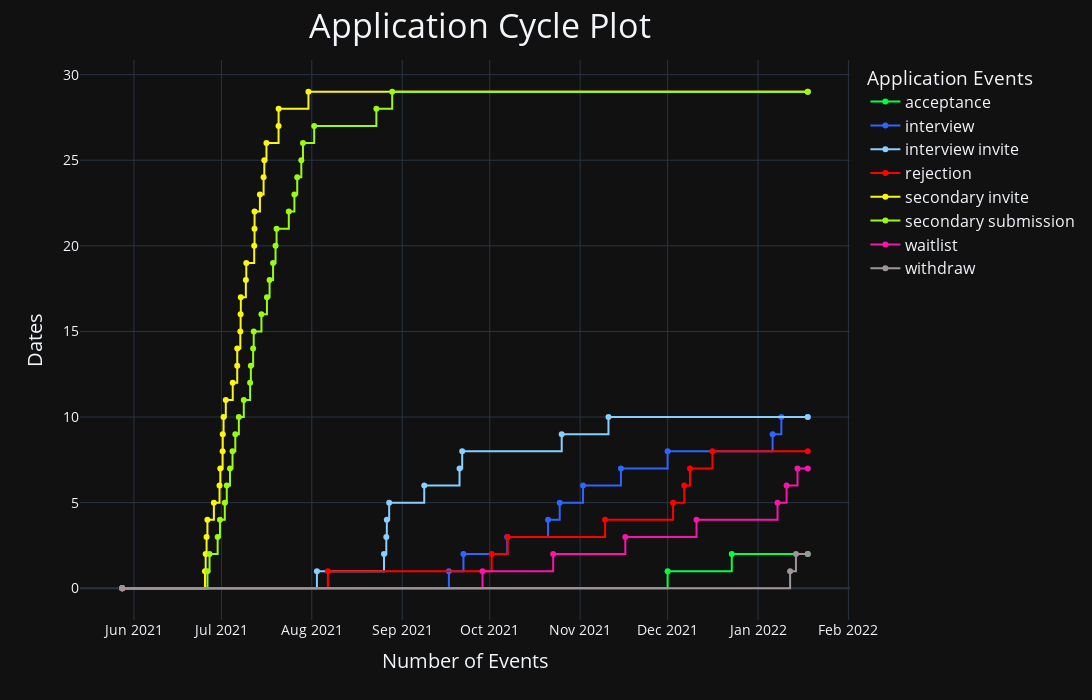

Source (notebook cell):
### Code cell
# Plotting the figure
fig = px.line(dan_sort2, x="Dates", y="tracker", color="Actions", 
              hover_data=["schools", "Actions", "Dates"], markers=True, line_shape="hv", color_discrete_map=color_map,
              template="plotly_dark", width=1200, height=700)
# Updating the figure with title + axes + legend labels, font sizes for the title + x, y ticks + legend size, and x, y axes labels.  Then centering the title.
fig.update_layout(title="Application Cycle Plot",
                 xaxis_title="Number of Events",
                 yaxis_title="Dates",
                 legend_title="Application Events",
                 font=dict(size=24))
fig.update_layout(yaxis=dict(tickfont=dict(size=14)), xaxis=dict(tickfont=dict(size=14)))
fig.update_layout(legend=dict(font=dict(size=16)))
fig.update_xaxes(title_font=dict(size=20))
fig.update_yaxes(title_font=dict(size=20))
fig.update_layout(title={'text': "Application Cycle Plot", 'y':0.98, 'x':0.44, 'xanchor': 'center', 'yanchor': 'top'})
fig.show()

### Figure 1 — Plotly figure (JSON) as saved in the notebook; plotly's stock layout.template omitted (floating-point values rounded to 4 significant figures)
{"data": [{"customdata": [["Start", "acceptance"], ["University of Iowa", "acceptance"], ["Baylor", "acceptance"], ["End", "acceptance"], ["Harvard", "acceptance"], ["University of Washington", "acceptance"], ["Duke", "acceptance"], ["UC San Diego", "acceptance"], ["Stanford", "acceptance"], ["UCSF", "acceptance"], ["University of Michigan", "acceptance"], ["Vanderbilt", "acceptance"], ["University of North Carolina", "acceptance"], ["UCLA", "acceptance"], ["University of Pennsylvania", "acceptance"], ["Weill Cornell Tri-I", "acceptance"], ["Northwestern", "acceptance"], ["New York University", "acceptance"], ["Columbia", "acceptance"], ["Johns Hopkins University", "acceptance"], ["Washington University in St. Louis", "acceptance"], ["Yale", "acceptance"], ["Case Western Reserve University", "acceptance"], ["Oregon Health and Science University", "acceptance"], ["UC Irvine", "acceptance"], ["University of Utah", "acceptance"], ["UT Southwestern", "acceptance"], ["University of Wisconsin", "acceptance"], ["Stony Brook", "acceptance"], ["University of Pittsburgh", "acceptance"], ["University of Colorado", "acceptance"]], "hovertemplate": "Actions=%{customdata[1]}<br>Dates=%{x}<br>tracker=%{y}<br>schools=%{customdata[0]}<extra></extra>", "legendgroup": "acceptance", "line": {"color": "#00ff44", "dash": "solid", "shape": "hv"}, "marker": {"symbol": "circle"}, "mode": "lines+markers", "name": "acceptance", "orientation": "v", "showlegend": true, "type": "scatter", "x": ["2021-05-28T00:00:00", "2021-12-01T00:00:00", "2021-12-23T00:00:00", "2022-01-18T01:16:17", null, null, null, null, null, null, null, null, null, null, null, null, null, null, null, null, null, null, null, null, null, null, null, null, null, null, null], "xaxis": "x", "y": [0, 1, 2, 2, 2, 2, 2, 2, 2, 2, 2, 2, 2, 2, 2, 2, 2, 2, 2, 2, 2, 2, 2, 2, 2, 2, 2, 2, 2, 2, 2], "yaxis": "y"}, {"customdata": [["Start", "interview"], ["UT Southwestern", "interview"], ["Northwestern", "interview"], ["Vanderbilt", "interview"], ["Baylor", "interview"], ["Oregon Health and Science University", "interview"], ["University of Iowa", "interview"], ["UC Irvine", "interview"], ["Case Western Reserve University", "interview"], ["University of Washington", "interview"], ["University of North Carolina", "interview"], ["End", "interview"], ["Harvard", "interview"], ["Duke", "interview"], ["UC San Diego", "interview"], ["Stanford", "interview"], ["UCSF", "interview"], ["University of Michigan", "interview"], ["UCLA", "interview"], ["University of Pennsylvania", "interview"], ["Weill Cornell Tri-I", "interview"], ["New York University", "interview"], ["Columbia", "interview"], ["Johns Hopkins University", "interview"], ["Washington University in St. Louis", "interview"], ["Yale", "interview"], ["University of Utah", "interview"], ["University of Wisconsin", "interview"], ["Stony Brook", "interview"], ["University of Pittsburgh", "interview"], ["University of Colorado", "interview"]], "hovertemplate": "Actions=%{customdata[1]}<br>Dates=%{x}<br>tracker=%{y}<br>schools=%{customdata[0]}<extra></extra>", "legendgroup": "interview", "line": {"color": "#3064ff", "dash": "solid", "shape": "hv"}, "marker": {"symbol": "circle"}, "mode": "lines+markers", "name": "interview", "orientation": "v", "showlegend": true, "type": "scatter", "x": ["2021-05-28T00:00:00", "2021-09-17T00:00:00", "2021-09-22T00:00:00", "2021-10-07T00:00:00", "2021-10-21T00:00:00", "2021-10-25T00:00:00", "2021-11-02T00:00:00", "2021-11-15T00:00:00", "2021-12-01T00:00:00", "2022-01-06T00:00:00", "2022-01-09T00:00:00", "2022-01-18T01:16:17", null, null, null, null, null, null, null, null, null, null, null, null, null, null, null, null, null, null, null], "xaxis": "x", "y": [0, 1, 2, 3, 4, 5, 6, 7, 8, 9, 10, 10, 10, 10, 10, 10, 10, 10, 10, 10, 10, 10, 10, 10, 10, 10, 10, 10, 10, 10, 10], "yaxis": "y"}, {"customdata": [["Start", "interview invite"], ["University of Washington", "interview invite"], ["Northwestern", "interview invite"], ["Case Western Reserve University", "interview invite"], ["UT Southwestern", "interview invite"], ["Vanderbilt", "interview invite"], ["University of Iowa", "interview invite"], ["Oregon Health and Science University", "interview invite"], ["Baylor", "interview invite"], ["UC Irvine", "interview invite"], ["University of North Carolina", "interview invite"], ["End", "interview invite"], ["Harvard", "interview invite"], ["Duke", "interview invite"], ["UC San Diego", "interview invite"], ["Stanford", "interview invite"], ["UCSF", "interview invite"], ["University of Michigan", "interview invite"], ["UCLA", "interview invite"], ["University of Pennsylvania", "interview invite"], ["Weill Cornell Tri-I", "interview invite"], ["New York University", "interview invite"], ["Columbia", "interview invite"], ["Johns Hopkins University", "interview invite"], ["Washington University in St. Louis", "interview invite"], ["Yale", "interview invite"], ["University of Utah", "interview invite"], ["University of Wisconsin", "interview invite"], ["Stony Brook", "interview invite"], ["University of Pittsburgh", "interview invite"], ["University of Colorado", "interview invite"]], "hovertemplate": "Actions=%{customdata[1]}<br>Dates=%{x}<br>tracker=%{y}<br>schools=%{customdata[0]}<extra></extra>", "legendgroup": "interview invite", "line": {"color": "#87cfff", "dash": "solid", "shape": "hv"}, "marker": {"symbol": "circle"}, "mode": "lines+markers", "name": "interview invite", "orientation": "v", "showlegend": true, "type": "scatter", "x": ["2021-05-28T00:00:00", "2021-08-02T18:02:00", "2021-08-25T18:01:00", "2021-08-26T13:03:00", "2021-08-26T17:14:00", "2021-08-27T12:34:00", "2021-09-08T13:10:00", "2021-09-20T15:44:00", "2021-09-21T13:36:00", "2021-10-25T16:29:00", "2021-11-10T17:18:00", "2022-01-18T01:16:17", null, null, null, null, null, null, null, null, null, null, null, null, null, null, null, null, null, null, null], "xaxis": "x", "y": [0, 1, 2, 3, 4, 5, 6, 7, 8, 9, 10, 10, 10, 10, 10, 10, 10, 10, 10, 10, 10, 10, 10, 10, 10, 10, 10, 10, 10, 10, 10], "yaxis": "y"}, {"customdata": [["Start", "rejection"], ["Weill Cornell Tri-I", "rejection"], ["University of Pittsburgh", "rejection"], ["Stanford", "rejection"], ["Johns Hopkins University", "rejection"], ["UCSF", "rejection"], ["Washington University in St. Louis", "rejection"], ["New York University", "rejection"], ["Yale", "rejection"], ["End", "rejection"], ["Harvard", "rejection"], ["University of Washington", "rejection"], ["Duke", "rejection"], ["UC San Diego", "rejection"], ["University of Michigan", "rejection"], ["Vanderbilt", "rejection"], ["Baylor", "rejection"], ["University of North Carolina", "rejection"], ["UCLA", "rejection"], ["University of Pennsylvania", "rejection"], ["Northwestern", "rejection"], ["Columbia", "rejection"], ["Case Western Reserve University", "rejection"], ["Oregon Health and Science University", "rejection"], ["UC Irvine", "rejection"], ["University of Utah", "rejection"], ["UT Southwestern", "rejection"], ["University of Wisconsin", "rejection"], ["Stony Brook", "rejection"], ["University of Iowa", "rejection"], ["University of Colorado", "rejection"]], "hovertemplate": "Actions=%{customdata[1]}<br>Dates=%{x}<br>tracker=%{y}<br>schools=%{customdata[0]}<extra></extra>", "legendgroup": "rejection", "line": {"color": "#ff0000", "dash": "solid", "shape": "hv"}, "marker": {"symbol": "circle"}, "mode": "lines+markers", "name": "rejection", "orientation": "v", "showlegend": true, "type": "scatter", "x": ["2021-05-28T00:00:00", "2021-08-06T12:26:00", "2021-10-01T16:06:00", "2021-10-07T04:00:00", "2021-11-09T13:27:00", "2021-12-02T21:01:00", "2021-12-06T16:57:00", "2021-12-08T16:03:00", "2021-12-16T08:57:00", "2022-01-18T01:16:17", null, null, null, null, null, null, null, null, null, null, null, null, null, null, null, null, null, null, null, null, null], "xaxis": "x", "y": [0, 1, 2, 3, 4, 5, 6, 7, 8, 8, 8, 8, 8, 8, 8, 8, 8, 8, 8, 8, 8, 8, 8, 8, 8, 8, 8, 8, 8, 8, 8], "yaxis": "y"}, {"customdata": [["Start", "secondary invite"], ["University of Michigan", "secondary invite"], ["New York University", "secondary invite"], ["University of Pennsylvania", "secondary invite"], ["UT Southwestern", "secondary invite"], ["Johns Hopkins University", "secondary invite"], ["Stony Brook", "secondary invite"], ["UC San Diego", "secondary invite"], ["University of Pittsburgh", "secondary invite"], ["Baylor", "secondary invite"], ["Washington University in St. Louis", "secondary invite"], ["Stanford", "secondary invite"], ["Columbia", "secondary invite"], ["University of Iowa", "secondary invite"], ["Harvard", "secondary invite"], ["Weill Cornell Tri-I", "secondary invite"], ["Vanderbilt", "secondary invite"], ["Oregon Health and Science University", "secondary invite"], ["Case Western Reserve University", "secondary invite"], ["University of North Carolina", "secondary invite"], ["UCLA", "secondary invite"], ["University of Washington", "secondary invite"], ["Yale", "secondary invite"], ["UC Irvine", "secondary invite"], ["Duke", "secondary invite"], ["University of Utah", "secondary invite"], ["Northwestern", "secondary invite"], ["University of Wisconsin", "secondary invite"], ["University of Colorado", "secondary invite"], ["UCSF", "secondary invite"], ["End", "secondary invite"]], "hovertemplate": "Actions=%{customdata[1]}<br>Dates=%{x}<br>tracker=%{y}<br>schools=%{customdata[0]}<extra></extra>", "legendgroup": "secondary invite", "line": {"color": "#faf614", "dash": "solid", "shape": "hv"}, "marker": {"symbol": "circle"}, "mode": "lines+markers", "name": "secondary invite", "orientation": "v", "showlegend": true, "type": "scatter", "x": ["2021-05-28T00:00:00", "2021-06-25T08:52:00", "2021-06-25T14:24:00", "2021-06-25T22:01:00", "2021-06-26T05:01:00", "2021-06-28T10:10:00", "2021-06-30T08:34:00", "2021-06-30T14:58:00", "2021-07-01T10:03:00", "2021-07-01T11:10:00", "2021-07-01T17:42:00", "2021-07-02T12:10:00", "2021-07-04T21:18:00", "2021-07-06T10:14:00", "2021-07-06T10:25:00", "2021-07-07T11:46:00", "2021-07-07T14:07:00", "2021-07-07T15:48:00", "2021-07-09T09:15:00", "2021-07-09T12:53:00", "2021-07-12T06:00:00", "2021-07-12T08:33:00", "2021-07-12T08:54:00", "2021-07-14T05:00:00", "2021-07-15T11:08:00", "2021-07-15T17:08:00", "2021-07-16T10:44:00", "2021-07-20T14:21:00", "2021-07-20T14:39:00", "2021-07-30T20:19:00", "2022-01-18T01:16:17"], "xaxis": "x", "y": [0, 1, 2, 3, 4, 5, 6, 7, 8, 9, 10, 11, 12, 13, 14, 15, 16, 17, 18, 19, 20, 21, 22, 23, 24, 25, 26, 27, 28, 29, 29], "yaxis": "y"}, {"customdata": [["Start", "secondary submission"], ["University of Michigan", "secondary submission"], ["UT Southwestern", "secondary submission"], ["New York University", "secondary submission"], ["University of Pennsylvania", "secondary submission"], ["Johns Hopkins University", "secondary submission"], ["Stony Brook", "secondary submission"], ["Baylor", "secondary submission"], ["Washington University in St. Louis", "secondary submission"], ["University of Pittsburgh", "secondary submission"], ["UC San Diego", "secondary submission"], ["Stanford", "secondary submission"], ["Columbia", "secondary submission"], ["University of Iowa", "secondary submission"], ["Harvard", "secondary submission"], ["Weill Cornell Tri-I", "secondary submission"], ["Vanderbilt", "secondary submission"], ["Case Western Reserve University", "secondary submission"], ["University of North Carolina", "secondary submission"], ["Oregon Health and Science University", "secondary submission"], ["University of Washington", "secondary submission"], ["Northwestern", "secondary submission"], ["Duke", "secondary submission"], ["Yale", "secondary submission"], ["UCLA", "secondary submission"], ["UC Irvine", "secondary submission"], ["University of Utah", "secondary submission"], ["University of Colorado", "secondary submission"], ["University of Wisconsin", "secondary submission"], ["UCSF", "secondary submission"], ["End", "secondary submission"]], "hovertemplate": "Actions=%{customdata[1]}<br>Dates=%{x}<br>tracker=%{y}<br>schools=%{customdata[0]}<extra></extra>", "legendgroup": "secondary submission", "line": {"color": "#9afa14", "dash": "solid", "shape": "hv"}, "marker": {"symbol": "circle"}, "mode": "lines+markers", "name": "secondary submission", "orientation": "v", "showlegend": true, "type": "scatter", "x": ["2021-05-28T00:00:00", "2021-06-26T05:10:00", "2021-06-26T22:13:00", "2021-06-29T17:11:00", "2021-06-30T12:12:00", "2021-07-02T03:54:00", "2021-07-02T20:07:00", "2021-07-03T22:30:00", "2021-07-04T19:27:00", "2021-07-05T18:31:00", "2021-07-06T23:33:00", "2021-07-08T16:15:00", "2021-07-10T20:20:00", "2021-07-11T02:30:00", "2021-07-11T21:15:00", "2021-07-12T01:55:00", "2021-07-14T17:29:00", "2021-07-16T14:55:00", "2021-07-17T12:28:00", "2021-07-18T17:11:00", "2021-07-19T13:27:00", "2021-07-19T21:57:00", "2021-07-24T02:37:00", "2021-07-26T00:44:00", "2021-07-26T23:53:00", "2021-07-28T09:40:00", "2021-07-28T23:20:00", "2021-08-01T19:26:00", "2021-08-23T03:17:00", "2021-08-28T13:38:00", "2022-01-18T01:16:17"], "xaxis": "x", "y": [0, 1, 2, 3, 4, 5, 6, 7, 8, 9, 10, 11, 12, 13, 14, 15, 16, 17, 18, 19, 20, 21, 22, 23, 24, 25, 26, 27, 28, 29, 29], "yaxis": "y"}, {"customdata": [["Start", "waitlist"], ["University of Colorado", "waitlist"], ["Northwestern", "waitlist"], ["Oregon Health and Science University", "waitlist"], ["UC Irvine", "waitlist"], ["Vanderbilt", "waitlist"], ["University of Washington", "waitlist"], ["Case Western Reserve University", "waitlist"], ["End", "waitlist"], ["Harvard", "waitlist"], ["Duke", "waitlist"], ["UC San Diego", "waitlist"], ["Stanford", "waitlist"], ["UCSF", "waitlist"], ["University of Michigan", "waitlist"], ["Baylor", "waitlist"], ["University of North Carolina", "waitlist"], ["UCLA", "waitlist"], ["University of Pennsylvania", "waitlist"], ["Weill Cornell Tri-I", "waitlist"], ["New York University", "waitlist"], ["Columbia", "waitlist"], ["Johns Hopkins University", "waitlist"], ["Washington University in St. Louis", "waitlist"], ["Yale", "waitlist"], ["University of Utah", "waitlist"], ["UT Southwestern", "waitlist"], ["University of Wisconsin", "waitlist"], ["Stony Brook", "waitlist"], ["University of Pittsburgh", "waitlist"], ["University of Iowa", "waitlist"]], "hovertemplate": "Actions=%{customdata[1]}<br>Dates=%{x}<br>tracker=%{y}<br>schools=%{customdata[0]}<extra></extra>", "legendgroup": "waitlist", "line": {"color": "#fa14aa", "dash": "solid", "shape": "hv"}, "marker": {"symbol": "circle"}, "mode": "lines+markers", "name": "waitlist", "orientation": "v", "showlegend": true, "type": "scatter", "x": ["2021-05-28T00:00:00", "2021-09-28T13:01:00", "2021-10-22T18:23:00", "2021-11-16T12:00:00", "2021-12-10T21:49:00", "2022-01-07T16:28:00", "2022-01-10T19:08:00", "2022-01-14T12:54:00", "2022-01-18T01:16:17", null, null, null, null, null, null, null, null, null, null, null, null, null, null, null, null, null, null, null, null, null, null], "xaxis": "x", "y": [0, 1, 2, 3, 4, 5, 6, 7, 7, 7, 7, 7, 7, 7, 7, 7, 7, 7, 7, 7, 7, 7, 7, 7, 7, 7, 7, 7, 7, 7, 7], "yaxis": "y"}, {"customdata": [["Start", "withdraw"], ["Stony Brook", "withdraw"], ["University of Colorado", "withdraw"], ["End", "withdraw"], ["Harvard", "withdraw"], ["University of Washington", "withdraw"], ["Duke", "withdraw"], ["UC San Diego", "withdraw"], ["Stanford", "withdraw"], ["UCSF", "withdraw"], ["University of Michigan", "withdraw"], ["Vanderbilt", "withdraw"], ["Baylor", "withdraw"], ["University of North Carolina", "withdraw"], ["UCLA", "withdraw"], ["University of Pennsylvania", "withdraw"], ["Weill Cornell Tri-I", "withdraw"], ["Northwestern", "withdraw"], ["New York University", "withdraw"], ["Columbia", "withdraw"], ["Johns Hopkins University", "withdraw"], ["Washington University in St. Louis", "withdraw"], ["Yale", "withdraw"], ["Case Western Reserve University", "withdraw"], ["Oregon Health and Science University", "withdraw"], ["UC Irvine", "withdraw"], ["University of Utah", "withdraw"], ["UT Southwestern", "withdraw"], ["University of Wisconsin", "withdraw"], ["University of Pittsburgh", "withdraw"], ["University of Iowa", "withdraw"]], "hovertemplate": "Actions=%{customdata[1]}<br>Dates=%{x}<br>tracker=%{y}<br>schools=%{customdata[0]}<extra></extra>", "legendgroup": "withdraw", "line": {"color": "#9e959b", "dash": "solid", "shape": "hv"}, "marker": {"symbol": "circle"}, "mode": "lines+markers", "name": "withdraw", "orientation": "v", "showlegend": true, "type": "scatter", "x": ["2021-05-28T00:00:00", "2022-01-12T00:00:00", "2022-01-14T00:00:00", "2022-01-18T01:16:17", null, null, null, null, null, null, null, null, null, null, null, null, null, null, null, null, null, null, null, null, null, null, null, null, null, null, null], "xaxis": "x", "y": [0, 1, 2, 2, 2, 2, 2, 2, 2, 2, 2, 2, 2, 2, 2, 2, 2, 2, 2, 2, 2, 2, 2, 2, 2, 2, 2, 2, 2, 2, 2], "yaxis": "y"}], "layout": {"font": {"size": 24}, "height": 700, "legend": {"font": {"size": 16}, "title": {"text": "Application Events"}, "tracegroupgap": 0}, "margin": {"t": 60}, "title": {"text": "Application Cycle Plot", "x": 0.44, "xanchor": "center", "y": 0.98, "yanchor": "top"}, "width": 1200, "xaxis": {"anchor": "y", "autorange": true, "domain": [0, 1], "range": ["2021-05-13 16:15:03.4413", "2022-02-01 09:01:13.5587"], "tickfont": {"size": 14}, "title": {"font": {"size": 20}, "text": "Number of Events"}, "type": "date"}, "yaxis": {"anchor": "x", "autorange": true, "domain": [0, 1], "range": [-1.854, 30.85], "tickfont": {"size": 14}, "title": {"font": {"size": 20}, "text": "Dates"}, "type": "linear"}}}
